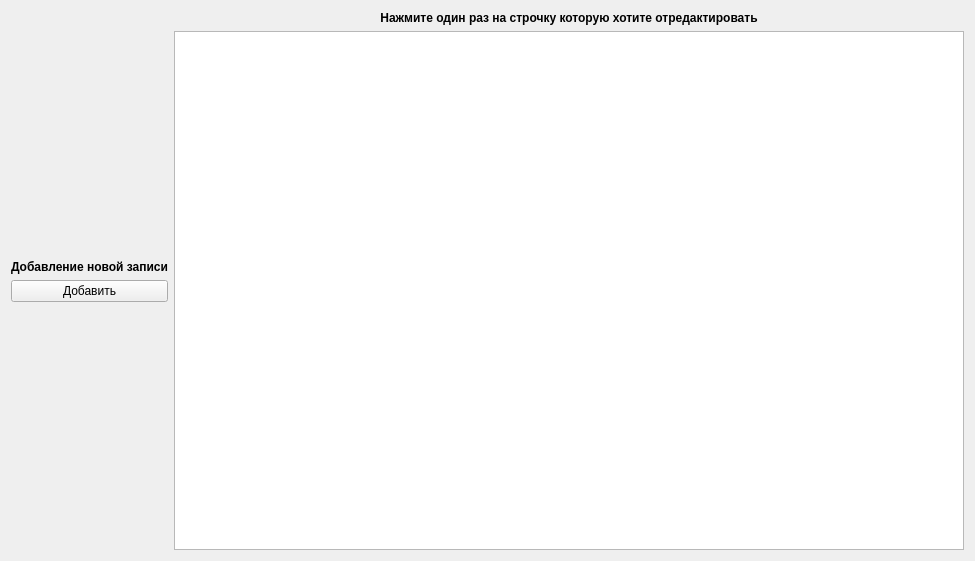
<?xml version="1.0" encoding="UTF-8"?>
<ui version="4.0">
 <class>Form</class>
 <widget class="QWidget" name="Form">
  <property name="geometry">
   <rect>
    <x>0</x>
    <y>0</y>
    <width>975</width>
    <height>561</height>
   </rect>
  </property>
  <property name="windowTitle">
   <string>Form</string>
  </property>
  <layout class="QGridLayout" name="gridLayout">
   <item row="0" column="0">
    <layout class="QHBoxLayout" name="horizontalLayout">
     <item>
      <layout class="QVBoxLayout" name="verticalLayout_2">
       <item>
        <spacer name="verticalSpacer_3">
         <property name="orientation">
          <enum>Qt::Vertical</enum>
         </property>
         <property name="sizeHint" stdset="0">
          <size>
           <width>20</width>
           <height>40</height>
          </size>
         </property>
        </spacer>
       </item>
       <item>
        <widget class="QLabel" name="label">
         <property name="font">
          <font>
           <weight>75</weight>
           <italic>false</italic>
           <bold>true</bold>
           <underline>false</underline>
          </font>
         </property>
         <property name="layoutDirection">
          <enum>Qt::RightToLeft</enum>
         </property>
         <property name="text">
          <string>Добавление новой записи</string>
         </property>
         <property name="alignment">
          <set>Qt::AlignCenter</set>
         </property>
        </widget>
       </item>
       <item>
        <widget class="QPushButton" name="pushButton">
         <property name="text">
          <string>Добавить</string>
         </property>
        </widget>
       </item>
       <item>
        <spacer name="verticalSpacer">
         <property name="orientation">
          <enum>Qt::Vertical</enum>
         </property>
         <property name="sizeHint" stdset="0">
          <size>
           <width>20</width>
           <height>40</height>
          </size>
         </property>
        </spacer>
       </item>
      </layout>
     </item>
     <item>
      <layout class="QVBoxLayout" name="verticalLayout">
       <item>
        <widget class="QLabel" name="label_2">
         <property name="font">
          <font>
           <weight>75</weight>
           <bold>true</bold>
          </font>
         </property>
         <property name="text">
          <string>Нажмите один раз на строчку которую хотите отредактировать</string>
         </property>
         <property name="alignment">
          <set>Qt::AlignCenter</set>
         </property>
        </widget>
       </item>
       <item>
        <widget class="QTableWidget" name="table"/>
       </item>
      </layout>
     </item>
    </layout>
   </item>
  </layout>
 </widget>
 <resources/>
 <connections/>
</ui>
